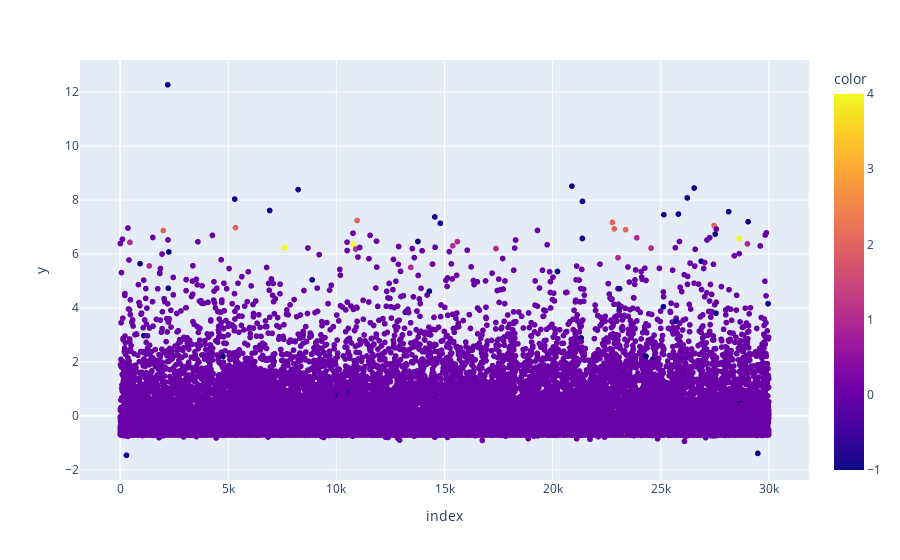

The code cell stored with this chart in its notebook:
### Code cell
grafico = px.scatter(X_cartao[:,0], y=X_cartao[:,1], color=rotulos)
grafico.show()

### Figure 1 — Plotly figure (JSON) as saved in the notebook; plotly's stock layout.template omitted (floating-point values rounded to 4 significant figures; data arrays with more than 128 entries replaced by an {"elided": "..."} marker saying what was removed)
{"data": [{"hovertemplate": "index=%{x}<br>y=%{y}<br>color=%{marker.color}<extra></extra>", "legendgroup": "", "marker": {"color": {"elided": "30000 int values"}, "coloraxis": "coloraxis", "symbol": "circle"}, "mode": "markers", "name": "", "showlegend": false, "type": "scattergl", "x": {"elided": "30000 int values"}, "xaxis": "x", "y": {"elided": "30000 float values"}, "yaxis": "y"}], "layout": {"coloraxis": {"colorbar": {"title": {"text": "color"}}, "colorscale": [[0, "#0d0887"], [0.1111, "#46039f"], [0.2222, "#7201a8"], [0.3333, "#9c179e"], [0.4444, "#bd3786"], [0.5556, "#d8576b"], [0.6667, "#ed7953"], [0.7778, "#fb9f3a"], [0.8889, "#fdca26"], [1, "#f0f921"]]}, "legend": {"tracegroupgap": 0}, "margin": {"t": 60}, "xaxis": {"anchor": "y", "domain": [0, 1], "title": {"text": "index"}}, "yaxis": {"anchor": "x", "domain": [0, 1], "title": {"text": "y"}}}}
